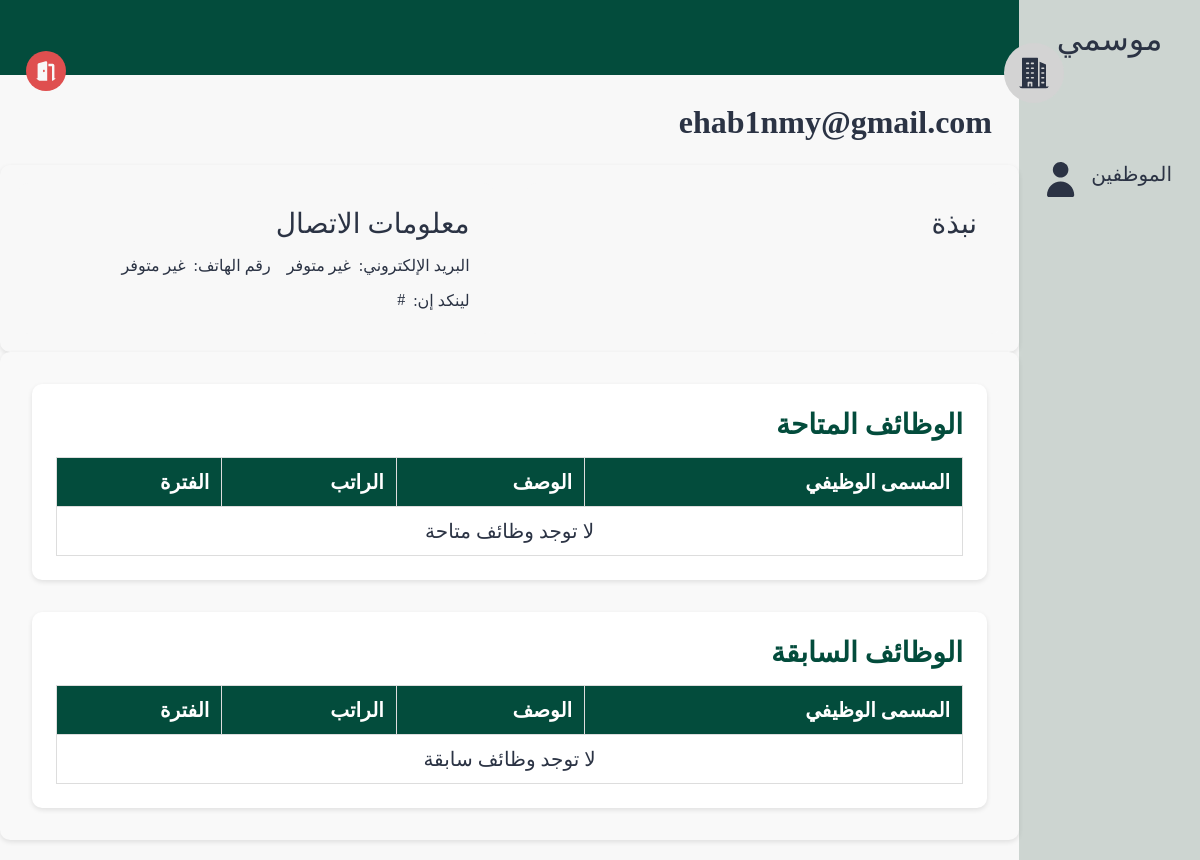
The app's page /pages/company.php?id=2 with its own data.
### tables this page shows
CREATE TABLE company (
    company_id INTEGER PRIMARY KEY, 
    owner_id INTEGER,
    hr_id INTEGER,
    name TEXT,
    location TEXT,
    email TEXT,
    linkedin Text,
    phone TEXT,
    bio TEXT,
    FOREIGN KEY (owner_id) REFERENCES users(id) ON DELETE CASCADE,
    FOREIGN KEY (hr_id) REFERENCES users(id) ON DELETE CASCADE
);

### src/pages/company.php (the view, shortened to what this page needs)
<?php
include('../database/data.php');
$company_id = isset($_GET["id"]) ? intval($_GET["id"]) : ($_SESSION['user']['company_id'] ?? 0);
$stmt = $db->prepare("SELECT * FROM company WHERE company_id = :company_id");
$stmt->bindValue(':company_id', $company_id, SQLITE3_INTEGER);
$result = $stmt->execute()->fetchArray(SQLITE3_ASSOC);
$name = $result['name'] ?? 'غير معروف';
$email = $result['email'] ?? 'غير متوفر';
$phone = $result['phone'] ?? 'غير متوفر';
$linkedin = $result['linkedin'] ?? '#';
$availableJobs = [];
$previousJobs = [];
?>
<!DOCTYPE html>
<html lang="ar" dir="rtl">
<head>
  <link rel="stylesheet" href="../styles/profile.css">
</head>
<body>
  <section class="page-structure">
    <?php
      include "../components/NavBar.php";
    ?>
    <section class="page-content">
      <div class="username">
        <img class="profile-pic" src="../images/company.svg" alt="صورة الشركة">
        <div class="user">
          <h2 id="companyNameDisplay"><?php echo htmlspecialchars($name); ?></h2>
        </div>
      </div>
      <div class="options">
        <a href="../pages/logout.php">
          <img class="nav-icon" style="--color: #DF4F4F" src="../images/logout.svg" alt="شعار تسجيل الخروج">
        </a>
      </div>
      <header></header>
      <main>
        <section class="profile-details">
          <div class="block about">
            <h2>نبذة</h2>
          </div>
          <div class="block contacts">
            <h2>معلومات الاتصال</h2>
            <div id="companyContactDisplay">
              <ul>
                <li>البريد الإلكتروني:
                  <a href="mailto:<?php echo htmlspecialchars($email); ?>"><?php echo htmlspecialchars($email?? 'لا يوجد'); ?></a>
                </li>
                <li>رقم الهاتف:
                  <a href="tel:<?php echo htmlspecialchars($phone); ?>"><?php echo htmlspecialchars($phone?? 'لا يوجد'); ?></a>
                </li>
                <li>لينكد إن:
                  <a href="<?php echo htmlspecialchars($linkedin); ?>" target="_blank"><?php echo htmlspecialchars($linkedin ?? 'لا يوجد'); ?></a>
                </li>
              </ul>
            </div>
        </section>
        <section class="recent-activity">
          <div class="block experinces">
            <h2>الوظائف المتاحة</h2>
            <table border="1" cellpadding="5" cellspacing="0" style="width:100%; text-align:right;">
              <tr>
                <th>المسمى الوظيفي</th>
                <th>الوصف</th>
                <th>الراتب</th>
                <th>الفترة</th>
              </tr>
              <?php if (!empty($availableJobs)): ?>
                <?php foreach ($availableJobs as $job): ?>
                  <tr>
                    <td><?= htmlspecialchars($job["name"]) ?></td>
                    <td><?= htmlspecialchars($job["description"]) ?></td>
                    <td><?= htmlspecialchars($job["salary"]) ?> ريال</td>
                    <td>
                      من <?= htmlspecialchars($job["start"]) ?>
                      <?php if (!empty($job["end"])): ?>
                        إلى <?= htmlspecialchars($job["end"]) ?>
                      <?php else: ?>
                        (مستمر)
                      <?php endif; ?>
                    </td>
                  </tr>
                <?php endforeach; ?>
              <?php else: ?>
                <tr>
                  <td colspan="4" style="text-align: center;">لا توجد وظائف متاحة</td>
                </tr>
              <?php endif; ?>
            </table>
          </div>
          <div class="block experinces">
            <h2>الوظائف السابقة</h2>
            <table border="1" cellpadding="5" cellspacing="0" style="width:100%; text-align:right;">
              <tr>
                <th>المسمى الوظيفي</th>
                <th>الوصف</th>
                <th>الراتب</th>
                <th>الفترة</th>
              </tr>
              <?php if (!empty($previousJobs)): ?>
                <?php foreach ($previousJobs as $job): ?>
                  <tr>
                    <td><?= htmlspecialchars($job["name"]) ?></td>
                    <td><?= htmlspecialchars($job["description"]) ?></td>
                    <td><?= htmlspecialchars($job["salary"]) ?> ريال</td>
                    <td>
                      من <?= htmlspecialchars($job["start"]) ?>
                      إلى <?= htmlspecialchars($job["end"]) ?>
                    </td>
                  </tr>
                <?php endforeach; ?>
              <?php else: ?>
                <tr>
                  <td colspan="4" style="text-align: center;">لا توجد وظائف سابقة</td>
                </tr>
              <?php endif; ?>
            </table>
          </div>
        </section>
      </main>
    </section>
  </section>
</body>
</html>

### src/styles/profile.css (style rules this page uses)
* { color: var(--black-color); }
body { background-color: var(--white-color); }
.nav-icon { --color: var(--white-alt-color); background-color: var(--color); width: 40px; height: 40px; border-radius: 50%; padding: 0.5rem; }
section.page-content { width: 100%; }
header { position: relative; display: flex; align-items: center; justify-content: space-between; min-height: 75px; background-color: var(--main-color); padding: 1.25rem 3rem; }
.username .profile-pic { width: 60px; height: 60px; padding: 10px; border-radius: 50%; background-color: lightgray; top: 0; }
.username { display: flex; align-items: center; gap: 0.75rem; height: 65px; position: absolute; top: 0; right: 18px; z-index: 1000; padding: 0.5rem 1rem; right: 10%; top: 40px; }
.options { display: flex; align-items: center; gap: 0.75rem; height: 65px; position: absolute; top: 40px; left: 10px; z-index: 1000; padding: 0.5rem 1rem; }
.username h2 { font-size: 2rem; }
.username .user { position: static; margin-top: 100px; }
header::after { content: ""; position: absolute; right: 0; bottom: 0; width: 70%; height: 4px; background-color: var(--main-color); }
main { margin-top: 70px; width: 100%; padding: 1rem; }
main section { border-radius: 10px; box-shadow: 0 2px 5px rgba(0, 0, 0, 0.1); padding: 18px; }
.profile-details { display: grid; grid-template-columns: 1fr 1fr; gap: 2rem; }
.profile-details .block { display: flex; flex-direction: column; gap: 1rem; background-color: var(--white-color); padding: 1.5rem; border-radius: 10px; }
.profile-details .block h2 { font-size: 1.75rem; font-weight: 500; }
.profile-details .block ul { list-style: none; padding-inline-start: 0; display: flex; flex-wrap: wrap; gap: 1rem; }
.profile-details .block ul li { display: flex; gap: 0.5rem; font-size: 1rem; }
.recent-activity { display: flex; flex-direction: column; gap: 2rem; padding: 2rem; background-color: #f9f9f9; border-radius: 10px; }
.recent-activity .block { background-color: #fff; padding: 1.5rem; border-radius: 10px; box-shadow: 0 2px 5px rgba(0, 0, 0, 0.1); }
.recent-activity .block h2 { font-size: 1.75rem; margin-bottom: 1rem; color: var(--main-color); }
.experinces table { width: 100%; border-collapse: collapse; font-size: 1.25rem; margin-top: 1rem; }
.experinces table th, .experinces table td { padding: 0.75rem; text-align: right; border: 1px solid #ddd; }
.experinces table th { background-color: var(--main-color); color: #fff; }
.experinces table tr:nth-child(odd) { background-color: #f9f9f9; }
.experinces table tr:nth-child(even) { background-color: #fff; }
@media (min-width: 992px) { main { padding: 1.25rem 0; } }

### src/styles/globals.css (style rules this page uses)
*, *::before, *::after { box-sizing: border-box; margin: 0; padding: 0; list-style: none; text-decoration: none; }
:root { --main-color: #034c3c; --secondary-color: #d2b48c; --white-color: #f8f8f8; --black-color: #2b3344; --white-alt-color: #cdd5d1; }
a { display: block; color: var(--black-color); }
.page-structure { display: flex; min-height: 100vh; }

### records on screen
company: name "ehab1nmy@gmail.com", email "غير متوفر", phone "غير متوفر", linkedin "#"

### other values on screen
$nav['title'] "الموظفين"
